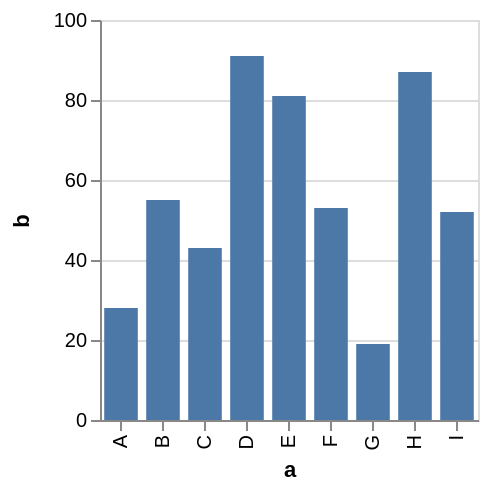

Specify this chart in Vega-Lite:
### Vega specification from a JSON file in a GitHub repository (floating-point values rounded to 4 significant figures)
{"$schema": "https://vega.github.io/schema/vega/v4.json", "description": "A bar chart with highlighting on hover and selecting on click. (Inspired by Tableau's interaction style.)", "autosize": "pad", "padding": 5, "height": 200, "style": "cell", "data": [{"name": "highlight_store"}, {"name": "select_store"}, {"name": "source_0", "values": [{"a": "A", "b": 28}, {"a": "B", "b": 55}, {"a": "C", "b": 43}, {"a": "D", "b": 91}, {"a": "E", "b": 81}, {"a": "F", "b": 53}, {"a": "G", "b": 19}, {"a": "H", "b": 87}, {"a": "I", "b": 52}]}, {"name": "data_0", "source": "source_0", "transform": [{"type": "identifier", "as": "_vgsid_"}]}], "signals": [{"name": "x_step", "value": 21}, {"name": "width", "update": "bandspace(domain('x').length, 0.2, 0.1) * x_step"}, {"name": "unit", "value": {}, "on": [{"events": "mousemove", "update": "isTuple(group()) ? group() : unit"}]}, {"name": "highlight", "update": "vlSelectionResolve(\"highlight_store\")"}, {"name": "select", "update": "vlSelectionResolve(\"select_store\")"}, {"name": "highlight_tuple", "value": {}, "on": [{"events": [{"source": "scope", "type": "mouseover"}], "update": "datum && item().mark.marktype !== 'group' ? {unit: \"\", fields: highlight_tuple_fields, values: [datum[\"_vgsid_\"]]} : null", "force": true}]}, {"name": "highlight_tuple_fields", "update": "[{\"field\":\"_vgsid_\",\"type\":\"E\"}]"}, {"name": "highlight_modify", "on": [{"events": {"signal": "highlight_tuple"}, "update": "modify(\"highlight_store\", highlight_tuple, true)"}]}, {"name": "select_tuple", "value": {}, "on": [{"events": [{"source": "scope", "type": "click"}], "update": "datum && item().mark.marktype !== 'group' ? {unit: \"\", fields: select_tuple_fields, values: [datum[\"_vgsid_\"]]} : null", "force": true}]}, {"name": "select_tuple_fields", "update": "[{\"field\":\"_vgsid_\",\"type\":\"E\"}]"}, {"name": "select_toggle", "value": false, "on": [{"events": [{"source": "scope", "type": "click"}], "update": "event.shiftKey"}]}, {"name": "select_modify", "on": [{"events": {"signal": "select_tuple"}, "update": "modify(\"select_store\", select_toggle ? null : select_tuple, select_toggle ? null : true, select_toggle ? select_tuple : null)"}]}], "marks": [{"name": "marks", "type": "rect", "style": ["bar"], "from": {"data": "data_0"}, "encode": {"update": {"fill": [{"test": "datum[\"b\"] === null || isNaN(datum[\"b\"])", "value": null}, {"value": "#4C78A8"}], "stroke": [{"test": "datum[\"b\"] === null || isNaN(datum[\"b\"])", "value": null}, {"value": "black"}], "cursor": {"value": "pointer"}, "fillOpacity": [{"test": "!(length(data(\"select_store\"))) || (vlSelectionTest(\"select_store\", datum))", "value": 1}, {"value": 0.3}], "strokeWidth": [{"test": "(!(length(data(\"select_store\"))) || (vlSelectionTest(\"select_store\", datum))) && (length(data(\"select_store\")))", "value": 2}, {"test": "(vlSelectionTest(\"highlight_store\", datum))", "value": 1}, {"value": 0}], "tooltip": {"signal": "{\"a\": ''+datum[\"a\"], \"b\": format(datum[\"b\"], \"\")}"}, "x": {"scale": "x", "field": "a"}, "width": {"scale": "x", "band": true}, "y": {"scale": "y", "field": "b"}, "y2": {"scale": "y", "value": 0}}}}], "scales": [{"name": "x", "type": "band", "domain": {"data": "data_0", "field": "a", "sort": true}, "range": {"step": {"signal": "x_step"}}, "paddingInner": 0.2, "paddingOuter": 0.1}, {"name": "y", "type": "linear", "domain": {"data": "data_0", "field": "b"}, "range": [{"signal": "height"}, 0], "nice": true, "zero": true}], "axes": [{"scale": "x", "orient": "bottom", "grid": false, "title": "a", "labelAlign": "right", "labelAngle": 270, "labelBaseline": "middle", "labelOverlap": true, "zindex": 1}, {"scale": "y", "orient": "left", "grid": false, "title": "b", "labelOverlap": true, "tickCount": {"signal": "ceil(height/40)"}, "zindex": 1}, {"scale": "y", "orient": "left", "gridScale": "x", "grid": true, "tickCount": {"signal": "ceil(height/40)"}, "domain": false, "labels": false, "maxExtent": 0, "minExtent": 0, "ticks": false, "zindex": 0}], "config": {"axisY": {"minExtent": 30}, "legend": {"gradientLength": 185}}}
